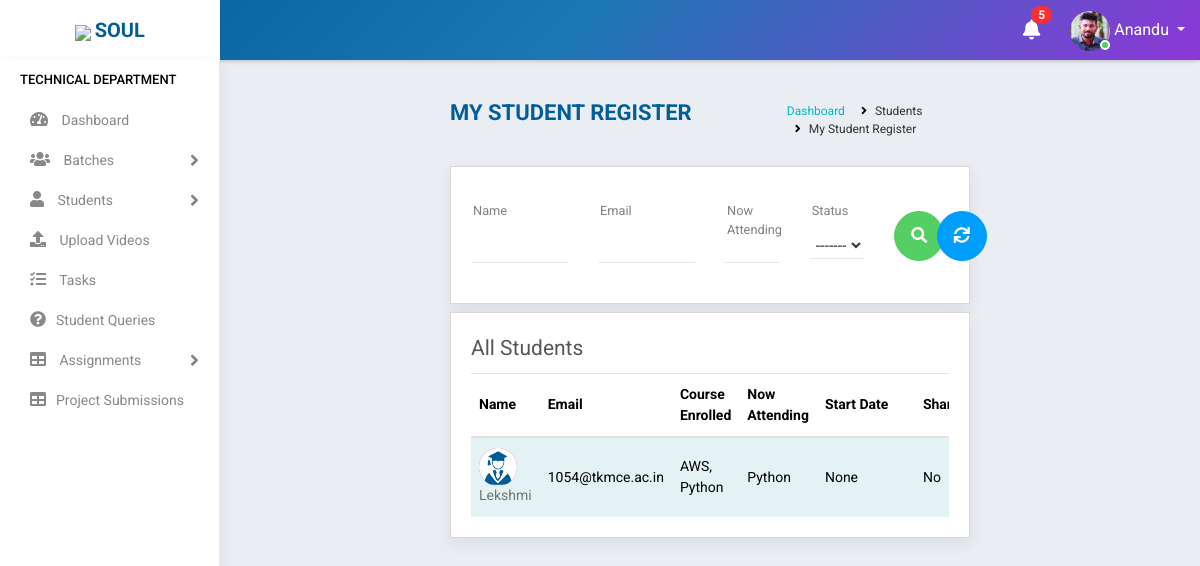
The app's page /trainer/students/ (signed in) with its own data.
### accounts/models.py (models this page shows, shortened)
class Staff(models.Model):
    value= (
    ('1', 'Operations'),
    ('2', 'Sales'),
    ('3', 'Trainer'),
    ('4', 'Admin'),
    )
    state = (
    ('Andhra Pradesh','Andhra Pradesh'),
    ('Arunachal Pradesh','Arunachal Pradesh'),
    ('Assam','Assam'),
    ('Bihar','Bihar'),
    ('Chhattisgarh','Chattisgarh'),
    ('Goa','Goa'),
    ('Gujarat','Gujarat'),
    ('Haryana','Haryana'),
    ('Himachal Pradesh','Himachal Pradesh'),
    ('Jharkhand','Jharkhand'),
    ('Karnataka','Karnataka'),
    ('Kerala','Kerala'),
    ('Madhya Pradesh','Madhya Pradesh'),
    ('Maharashtra','Maharashtra'),
    ('Manipur','Manipur'),
    ('Meghalaya','Meghalaya'),
    ('Mizoram','Mizoram'),
    ('Nagaland','Nagaland'),
    ('Odisha','Odisha'),
    ('Rajasthan','Rajasthan'),
    ('Sikkim','Sikkim'),
    ('Tamil Nadu','Tamil Nadu'),
    ('Telangana','Telangana'),
    ('Tripura','Tripura'),
    ('Uttar Pradesh','Uttar Pradesh'),
    ('Uttarakhand','Uttarakhand'),
    ('West Bengal','West Bengal')
    )
    groups = (
        ('AB+', 'AB+'),
        ('AB-', 'AB-'),
        ('A+', 'A+'),
        ('A-', 'A-'),
        ('B+', 'B+'),
        ('B-', 'B-'),
        ('O+', 'O+'),
        ('O-', 'O-'),
        )
    user = models.OneToOneField(User,on_delete=models.CASCADE,null=True,blank=True)
    name = models.CharField(max_length=100,null=True, blank=True)
    empid = models.CharField(max_length=100,null=True, blank=True)
    mobile = models.CharField(max_length=10,null=True, blank=True)
    email = models.EmailField(max_length=200,null=True, blank=True)
    sex = models.CharField(max_length=10,null=True,choices=(('Male','Male'),('Female','Female')), blank=True)
    dob = models.DateField(null=True, blank=True)
    doj = models.DateField(null=True, blank=True)
    blood_group = models.CharField(max_length=100,null=True, blank=True,choices=groups)
    house = models.CharField(max_length=100,null=True, blank=True)
    street =models.CharField(max_length=100,null=True, blank=True)
    street2 =models.CharField(max_length=100,null=True, blank=True)
    city = models.CharField(max_length=100,null=True, blank=True)
    state = models.CharField(max_length=100,null=True,choices=state, blank=True)
    stype = models.CharField(max_length=100,null=True,choices=value, blank=True)
    status = models.CharField(max_length=20,choices=(('Active','Active'),('Inactive','Inactive')),default='Active')
    profile_pic = models.ImageField(null=True, blank=True,default="student.jpg")

class Student(models.Model):
    state = (
    ('Andhra Pradesh','Andhra Pradesh'),
    ('Arunachal Pradesh','Arunachal Pradesh'),
    ('Assam','Assam'),
    ('Bihar','Bihar'),
    ('Chhattisgarh','Chattisgarh'),
    ('Goa','Goa'),
    ('Gujarat','Gujarat'),
    ('Haryana','Haryana'),
    ('Himachal Pradesh','Himachal Pradesh'),
    ('Jharkhand','Jharkhand'),
    ('Karnataka','Karnataka'),
    ('Kerala','Kerala'),
    ('Madhya Pradesh','Madhya Pradesh'),
    ('Maharashtra','Maharashtra'),
    ('Manipur','Manipur'),
    ('Meghalaya','Meghalaya'),
    ('Mizoram','Mizoram'),
    ('Nagaland','Nagaland'),
    ('Odisha','Odisha'),
    ('Rajasthan','Rajasthan'),
    ('Sikkim','Sikkim'),
    ('Tamil Nadu','Tamil Nadu'),
    ('Telangana','Telangana'),
    ('Tripura','Tripura'),
    ('Uttar Pradesh','Uttar Pradesh'),
    ('Uttarakhand','Uttarakhand'),
    ('West Bengal','West Bengal')
)
    groups = (
    ('AB+', 'AB+'),
    ('AB-', 'AB-'),
    ('A+', 'A+'),
    ('A-', 'A-'),
    ('B+', 'B+'),
    ('B-', 'B-'),
    ('O+', 'O+'),
    ('O-', 'O-'),
    )
    user= models.OneToOneField(User,on_delete=models.CASCADE,null=True,blank=True)
    name = models.CharField(max_length=100,blank=True)
    mobile = models.CharField(max_length=10,blank=True)
    email = models.EmailField(max_length=200,blank=True)
    sex = models.CharField(max_length=10,null=True,choices=(('Male','Male'),('Female','Female')),blank=True)
    dob = models.DateField(null=True, blank=True)
    blood_group = models.CharField(max_length=100,null=True, blank=True,choices=groups)
    house = models.CharField(max_length=100,null=True,blank=True)
    street =models.CharField(max_length=100,null=True,blank=True)
    street2 =models.CharField(max_length=100,null=True,blank=True)
    city = models.CharField(max_length=100,null=True,blank=True)
    state = models.CharField(max_length=100,null=True,choices=state,blank=True)
    course_enrolled = models.CharField(max_length=100,null=True,blank=True)
    now_attending = models.CharField(max_length=100,null=True,blank=True)
    start_date = models.DateField(null=True,blank=True)
    shared = models.BooleanField(default=False,choices=((True, 'Yes'), (False, 'No')),blank=True)
    payment = models.CharField(max_length=10,choices=(('Full','Full'),('Half','Half')),default='Half',blank=True)
    status = models.CharField(max_length=20,choices=(('Active','Active'),('Inactive','Inactive')),default='Active',blank=True)
    profile_pic = models.ImageField(null=True,default="student.jpg")
    total_fees = models.IntegerField(null=True,blank=True)
    fees_paid = models.IntegerField(null=True,blank=True)
    balance = models.IntegerField(null=True,blank=True)

class Courses(models.Model):
    name = models.CharField(max_length=300,null=True)
    fee = models.CharField(max_length=6)
    link = models.CharField(max_length=1000,null=True, blank=True)
    project_file = models.CharField(max_length=1000,null=True,blank=True)
    pic = models.ImageField(null=True, blank=True)
    def __str__(self):
        return self.name

### accounts/views.py (the view)
# urls.py: path('trainer/students/', MyStudents.as_view(),name='my_students'),
class MyStudents(View):
    def get(self, request):
        user = request.user
        if user.is_authenticated:
            note = Notification.objects.filter(receiver=user).filter(status="Not Read").order_by('-datetime')
            no_count = note.count()
            try:
                s= Staff.objects.get(user=user)
                if s.stype =="3":
                    batch = Batch.objects.filter(trainer=s).filter(status="Ongoing")
                    name = []
                    scd = StudentCourseData.objects.filter(batch__in=batch)
                    for i in scd:
                        name.append(i.student.name)
                    students = Student.objects.filter(name__in=name)
                    f=StudentFilter(self.request.GET,queryset=students)
                    students=f.qs
                    for i in students:
                        course_data = StudentCourseData.objects.filter(student=i)
                        i.course_enrolled=[]
                        i.now_attending=[]
                        for j in course_data:
                            i.course_enrolled.append(j.batch.subject)
                            if j.batch.status == "Ongoing":
                                i.now_attending.append(j.batch.subject)
                            i.save()
                    return render(request,'accounts/my_student_register.html',{'s':s,'f':f,'students':students,'note':note,'no_count':no_count})
                else:
                    return redirect('logout')
            except:
                return redirect('home')
        else:
            return redirect('logout')

### accounts/templates/accounts/my_student_register.html (shortened to what this page needs)
{% extends 'accounts/main.html' %}
    {% block content %}
<div class="main-wrapper">
    {% include 'accounts/navbar.html' %}
    {% if s.stype == "1" %}
    {% include 'accounts/sidebar_operations.html' %}
    {% elif s.stype == "2" %}
    {% include 'accounts/sidebar_sales.html' %}
    {% elif s.stype == "3" %}
    {% include 'accounts/sidebar_trainer.html' %}
    {% elif s.stype == "4" %}
    {% include 'accounts/sidebar_admin.html' %}
    {% endif %}
    <div class="page-wrapper">
        <div class="content container-fluid">
            <div class="page-header">
                <div class="row">
                    <div class="col-lg-7 col-md-12 col-sm-12 col-12">
                        <h5 class="text-uppercase">My Student Register</h5>
                    </div>
                    <div class="col-lg-5 col-md-12 col-sm-12 col-12">
                        <ul class="list-inline breadcrumb float-right">
                        <li class="list-inline-item"><a href="{% url 'home' %}">Dashboard</a></li>
                        <li class="list-inline-item">Students</li>
                        <li class="list-inline-item">My Student Register</li>
                        </ul>
                    </div>
                </div>
            </div>
            <form method="get">
                <div >
            <div class="content-page">
                <div class="row filter-row">
                    <div class="col-sm-6 col-md-3">
                        <div class="form-group custom-mt-form-group">
                        {{f.form.name}}
                        <label class="control-label">Name</label><i class="bar"></i>
                        </div>
                    </div>
                    <div class="col-sm-6 col-md-3">
                        <div class="form-group custom-mt-form-group">
                        {{f.form.email}}
                        <label class="control-label">Email</label><i class="bar"></i>
                        </div>
                    </div>
                    <div class="col-sm-6 col-md-2">
                        <div class="form-group custom-mt-form-group">
                        {{f.form.now_attending}}
                        <label class="control-label">Now Attending</label><i class="bar"></i>
                        </div>
                    </div>
                    <div class="col-sm-6 col-md-2">
                        <div class="form-group custom-mt-form-group">
                        {{f.form.status}}
                        <label class="control-label">Status</label><i class="bar"></i>
                        </div>
                    </div>
                    <div class="col-sm-6 col-md-1">
                        <button type="submit" class="btn btn-success btn-block mt-4 mb-2"  style="height: 30px;width:50px;border-radius: 50px 50px 50px 50px"><i class="fa fa-search" aria-hidden="true"></i></button>
                    </div>
                    <div class="col-sm-6 col-md-1">
                        <a type="reset" href="{% url 'my_students' %}" class="btn btn-info btn-block mt-4 mb-2"  style="height: 30px;width:50px;border-radius: 50px 50px 50px 50px"><i class="fas fa-sync" aria-hidden="true"></i></a>
                    </div>
                </div></div>
            </form>
            {% include 'accounts/mini/student_register.html' %}
</div>
</div>
</div>
{% endblock %}

### accounts/templates/accounts/navbar.html (shortened to what this page needs)
<div class="header">
    <div class="header-left">
        <a href="https://www.teqstories.com" class="logo">
            <img src="https://www.teqstories.com/assets/images/Blue.png" style="height: 40px;width:auto;">
            <span class="text-uppercase"><b>Soul</b></span>
        </a>
    </div>
    <div class="page-title-box float-left">
    </div>
    <ul class="nav user-menu float-right">
        {% include 'accounts/mini/notify.html' %}
        <li class="nav-item dropdown has-arrow">
            <a href="#" class="dropdown-toggle nav-link user-link" data-toggle="dropdown">
                <span class="user-img">
                    {% if request.user.staff.profile_pic %}
                    <img class="rounded-circle" src="{{request.user.staff.profile_pic.url}}" width="40" height="40" alt="Admin">
                    {% endif %}
                    <span class="status online"></span></span>
                <span>{{request.user.staff.name|title}}</span>
            </a>
        </li>
    </ul>
</div>

### accounts/templates/accounts/mini/student_register.html (shortened to what this page needs)
<div class="row mt-2">
    <div class="col-lg-12">
        <div class="content-page">
            <div class="row">
                <div class="col-lg-12 col-md-12 col-sm-12 col-12">
                    <div class="page-title mb-2">
                        All Students
                    </div>
                    <div class="table-responsive">
                        <table class="table table-striped custom-table">
                            <thead>
                                <tr>
                                    <th style="min-width:50px;">Name </th>
                                    <th style="min-width:74px;">Email</th>
                                    <th style="min-width:50px;">Course Enrolled</th>
                                    <th style="min-width:50px;">Now Attending</th>
                                    <th style="min-width:98px;">Start Date</th>
                                    <th style="min-width:90px;">Shared</th>
                                </tr>
                            </thead>
                            <tbody>
                                {% for student in students %}
                                {% if student.user.is_active %}
                                <tr>
                                    <td>
                                        <h2><a href="{% url 'student_profile_view' student.id %}" class="avatar text-white">
                                            <img src="{{student.profile_pic.url}}" width="40" height="40" alt="{{student.name}}">
                                        </a></h2>
                                        <h2><a href="{% url 'student_profile_view' student.id %}">{{student.name}}</a></h2>
                                    </td>
                                    <td>{{student.email}}</td>
                                    <td>{{student.course_enrolled|join:", " }}</td>
                                    <td>{{student.now_attending|join:", " }}</td>
                                    <td>{{student.start_date}}</td>
                                    <td>{{student.get_shared_display}}</td>
                                </tr>
                                {% endif %}
                                {% empty %}
                                    <h3>No students in list</h3>
                                {% endfor %}
                            </tbody>
                        </table>
                    </div>
                </div>
            </div>
        </div>
    </div>

### records on screen
Student: profile_pic (picture), name "Lekshmi", email "1054@tkmce.ac.in", course_enrolled "AWS, Python", now_attending "Python", start_date "None", shared "No"

### other values on screen
{{ no_count }} "5"
{{ request.user.staff.name|title }} "Anandu"
